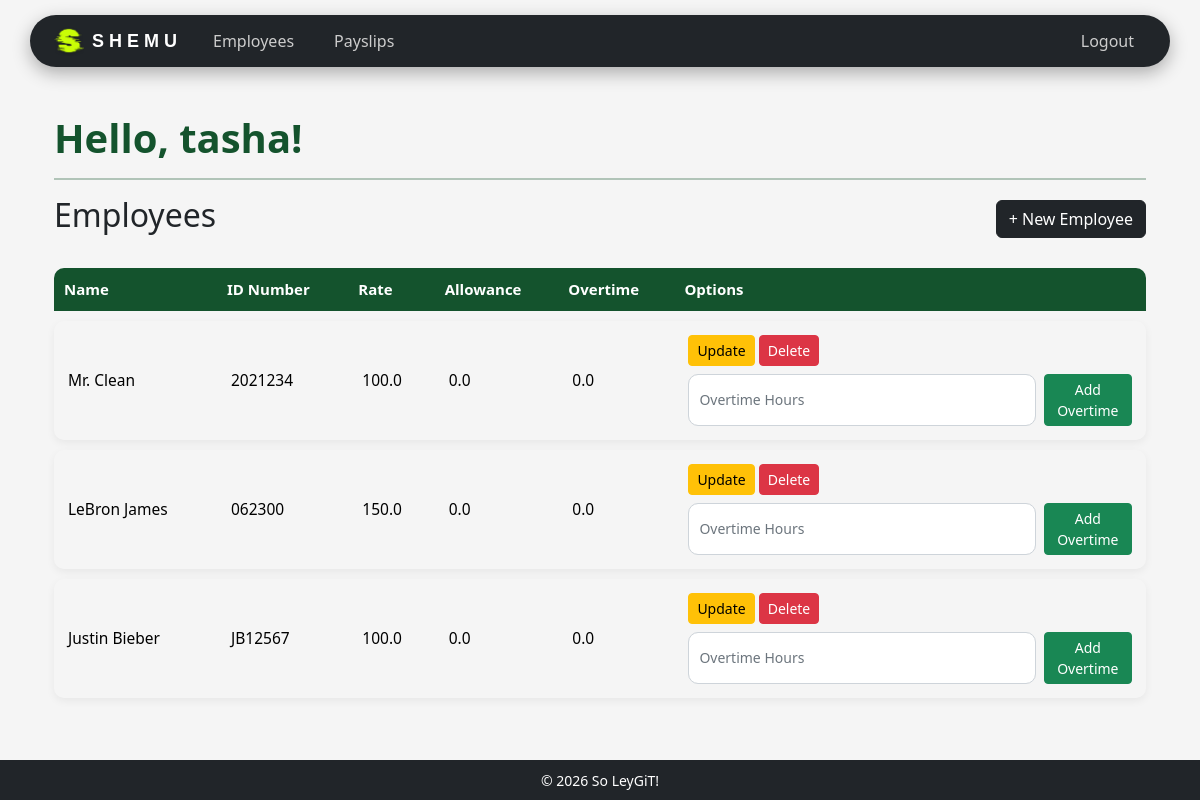
/employees/ (signed in), run on an earlier commit of the app's database.
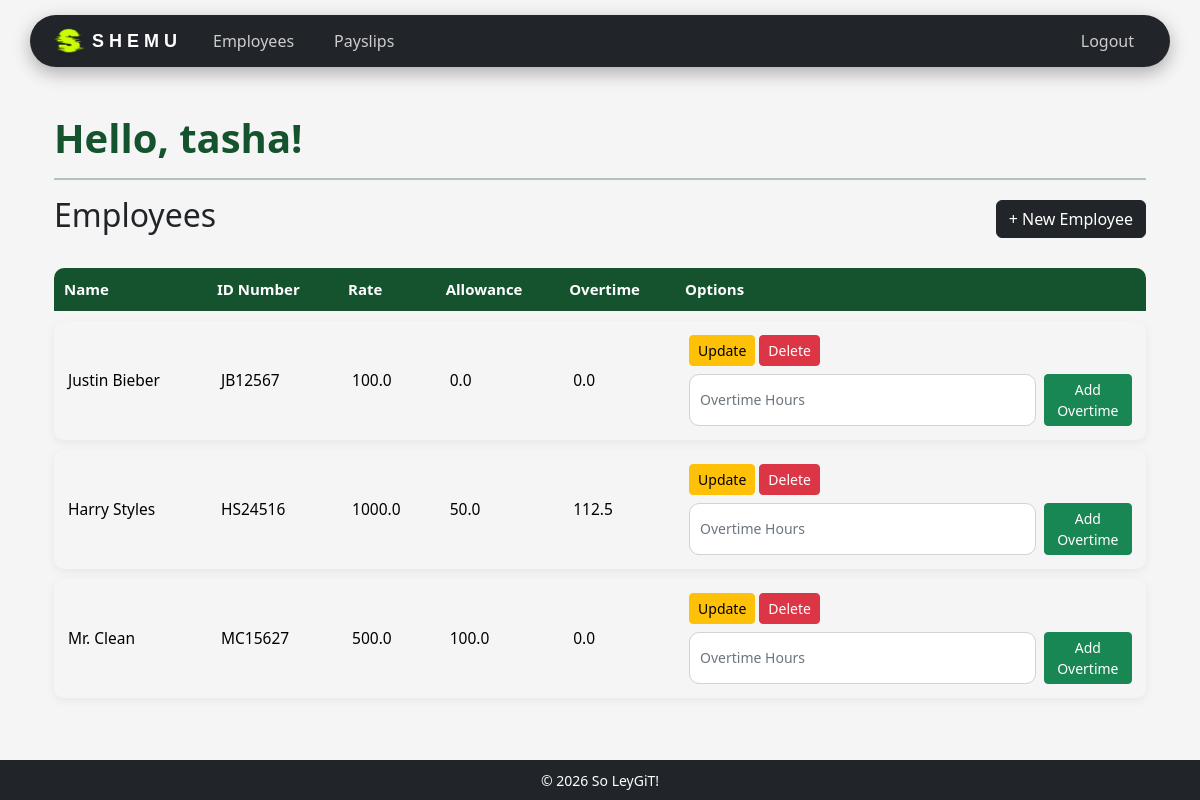
And on a later commit of the database.
### payroll_app/models.py (models this page shows, shortened)
class Employee(models.Model):
    user = models.OneToOneField(User, on_delete=models.CASCADE, null=True, blank=True)
    name = models.CharField(max_length=200)
    id_number = models.CharField(max_length=200, primary_key=True) # use <str:pk> when linking here
    rate = models.FloatField()
    overtime_pay = models.FloatField(null=True, blank=True, default=0)
    allowance = models.FloatField(null=True, blank=True, default=0)

### payroll_app/views.py (the view)
# urls.py: path('employees/', views.employee_list, name='employee_list'),
@login_required
def employee_list(request):
    if not request.user.is_staff:
        return redirect('payslips')
    employees = Employee.objects.all()
    return render(request, 'payroll_app/employees.html', {'employees': employees})

### payroll_app/templates/payroll_app/employees.html (shortened to what this page needs)
{% extends 'payroll_app/base.html' %}
{% block content %}
<div class="container">
    <h1 class="welcome-text">Hello, {{ user.username }}!</h1>
    <hr>
    <div class="d-flex justify-content-between align-items-center mt-2 mb-3">
        <h2>Employees</h2>
        <a href="{% url 'create_employee' %}" class="btn btn-dark">+ New Employee</a>
    </div>
    <table class="table modern-table">
        <thead class="table-dark">
            <tr>
                <th>Name</th>
                <th>ID Number</th>
                <th>Rate</th>
                <th>Allowance</th>
                <th>Overtime</th>
                <th>Options</th>
            </tr>
        </thead>
        <tbody>
            {% for e in employees %}
            <tr>
                <td>{{ e.name }}</td>
                <td>{{ e.id_number }}</td>
                <td>{{ e.rate }}</td>
                <td>{{ e.allowance }}</td>
                <td>{{ e.overtime_pay }}</td>
                <td>
                    <div class="mb-2">
                        <a href="{% url 'update_employee' pk=e.pk %}" class="btn btn-warning btn-sm">Update</a>
                        <a href="{% url 'delete_employee' pk=e.pk %}" class="btn btn-danger btn-sm">Delete</a>
                    </div>
                    <form method="POST" action="{% url 'add_overtime' pk=e.pk %}" class="d-flex gap-2">
                        <input type="number" step="0.01" min="0" name="hours"
                               class="form-control form-control-sm"
                               placeholder="Overtime Hours" required>
                        <button type="submit" class="btn btn-success btn-sm">
                            Add Overtime
                        </button>
                    </form>
                </td>
            </tr>
            {% empty %}
            <tr>
                <td colspan="6" class="text-center">No employees found.</td>
            </tr>
            {% endfor %}
        </tbody>
    </table>
</div>
{% endblock %}

What changed in the data, as far as the page shows it:
removed Employee: name "Mr. Clean", id_number "2021234", rate "100.0", allowance "0.0", overtime_pay "0.0"
removed Employee: name "LeBron James", id_number "062300", rate "150.0", allowance "0.0", overtime_pay "0.0"
added Employee: name "Harry Styles", id_number "HS24516", rate "1000.0", allowance "50.0", overtime_pay "112.5"
added Employee: name "Mr. Clean", id_number "MC15627", rate "500.0", allowance "100.0", overtime_pay "0.0"
